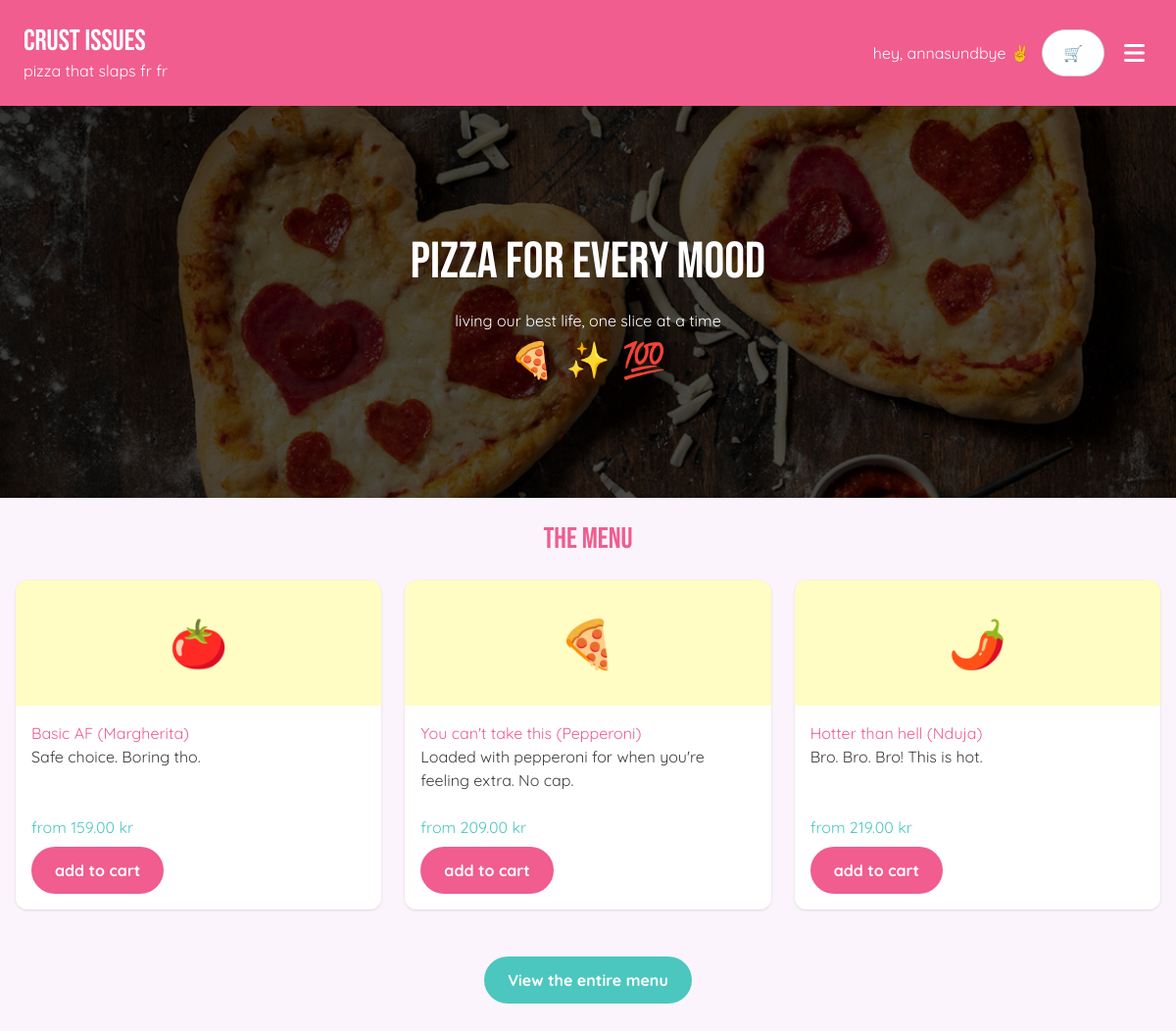
The app's page / (signed in) with its own data.
### application/models.py (models this page shows, shortened)
class Pizza(models.Model):
    name = models.CharField(max_length=100)
    base_price = models.DecimalField(max_digits=6, decimal_places=2)
    toppings = models.ManyToManyField(Topping, blank=True)
    icon = models.CharField(max_length=255)
    description = models.CharField(max_length=100)
    available = models.BooleanField(default=True, db_index=True)

### application/views.py (the view)
# urls.py: path("", views.home, name="home"),
def home(request):
   pizzas = Pizza.objects.filter(available=True)
   if len(pizzas) >= 3:
      pizzas = pizzas[:3]
   return render(request, "home.html", {"pizzas": pizzas})

### application/templates/home.html
{% extends "layout.html" %} {% block content %}
<div class="hero-wrapper">
  <div class="hero-container center col">
    <h2>PIZZA FOR EVERY MOOD</h2>
    <p>living our best life, one slice at a time</p>
    <div class="row">
      <div class="wiggle text-4xl">🍕</div>
      <div class="wiggle text-4xl">✨</div>
      <div class="wiggle text-4xl">💯</div>
    </div>
  </div>
  <img src="/static/images/main-pizza.png" alt="" />
  <div class="overlay"></div>
</div>
<div class="text-center my-6">
  <h2 class="bebas-neue text-pink text-3xl">The menu</h2>
</div>
<div class="grid grid-cols-1 md:grid-cols-2 lg:grid-cols-3 gap-6 container mx-auto max-w-7xl px-4">
  {% for pizza in pizzas %} {% include "components/pizza-card.html" %}
  {%endfor%}
</div>
<div class="mt-12 flex justify-center h-12">
  <a href="{% url 'application:menu' %}" class="cta cta-secondary">View the entire menu</a>
</div>
{% endblock %}

### application/templates/components/header.html
<header class="header">
  <a href="{% url 'application:home' %}" class="bebas-neue text-white">
    <h1 class="text-3xl">Crust Issues</h1>
    <p>pizza that slaps fr fr</p>
  </a>
  <nav class="row">
    {% if user.is_authenticated %}
    <a href="{% url 'application:profile' %}" class="text-white">
      hey, {{ user.username }} ✌️
    </a>
    {% else %}
    <a href="{% url 'application:login' %}" class="text-white"
      >sign in bestie</a
    >
    {% endif %}
    <a
      class="rounded-full w-16 h-12 bg-white border border-gray-300 center hover:bg-[var(--color-turqoise)] group transition-colors duration-300"
      href="{% url 'application:cart' %}"
    >
      <span class="group-hover:animate-spin">🛒</span>
    </a>
    {% include "components/dropdown-menu.html" %}
  </nav>
</header>

### application/templates/components/pizza-card.html
<a
  id="add-pizza-{{pizza.id}}"
  href="{% url 'application:select-pizza' pizza_id=pizza.id %}"
  class="relative"
>
  <div
    class="flex flex-col w-full rounded-xl shadow-sm bg-yellow hover:absolute hover:-translate-y-2 hover:shadow-xl transition-all duration-300"
  >
    <div class="h-32 flex justify-center items-center">
      <figure class="text-5xl">{{ pizza.icon }}</figure>
    </div>
    <div class="bg-white h-52 p-4 rounded-b-xl flex flex-col justify-between">
      <div>
        <h3 class="text-pink">{{ pizza.name }}</h3>
        <p class="text-black max-w-[80ch]">{{ pizza.description }}</p>
      </div>
      <div class="space-y-2">
        <p class="text-turqoise">from {{ pizza.base_price }} kr</p>
        <button class="cta cta-primary w-fit">add to cart</button>
      </div>
    </div>
  </div>
</a>

### application/static/css/styles.css (style rules this page uses)
* { font-family: "Quicksand", sans-serif; }
:root { --color-purple: rgb(252, 244, 252); --color-dark-purple: rgb(255, 224, 255); --color-pink: rgb(240, 93, 142); --color-white: white; --color-turqoise: rgb(75, 199, 191); --color-light-turqoise: rgb(197, 248, 244); --color-yellow: rgb(255, 253, 195); --color-black: rgb(63, 63, 63); --spacing-small: 0.5rem; --spacing-medium: 0.75rem; --spacing-large: 1.5rem; --rounded: 35px; --rounded-full: 50%; color: var(--color-black); background-color: var(--color-purple); }
h1, h2 { font-family: "Bebas Neue", sans-serif; }
.bebas-neue { font-family: "Bebas Neue", sans-serif; }
.header { position: sticky; top: 0; z-index: 999; background-color: var(--color-pink); display: flex; justify-content: space-between; align-items: center; padding: var(--spacing-large); }
button { cursor: pointer; }
.cta { padding: var(--spacing-medium) var(--spacing-large); font-weight: 900; text-align: center; border-radius: var(--rounded); transition: all 0.2s ease-in-out; }
.cta-primary { background-color: var(--color-pink); color: var(--color-white); }
.cta-secondary { background-color: var(--color-turqoise); color: var(--color-white); }
.row { display: flex; gap: var(--spacing-medium); align-items: center; }
.col { display: flex; flex-direction: column; gap: var(--spacing-small); align-items: center; }
.center { display: flex; align-items: center; justify-content: center; }
.hero-container { position: absolute; inset: 0; z-index: 1; color: var(--color-white); }
.hero-container > h2 { font-size: 52px; }
.hero-wrapper { position: relative; height: 400px; width: 100vw; }
.hero-wrapper > img { position: absolute; inset: 0; height: 100%; width: 100%; object-fit: cover; }
.overlay { position: absolute; inset: 0; background-color: rgba(0, 0, 0, 0.7); }
.bg-yellow { background-color: var(--color-yellow); }
.text-turqoise { color: var(--color-turqoise); }
.text-pink { color: var(--color-pink); }
.wiggle { display: inline-block; animation: wiggle 0.6s ease-in-out infinite; }

### records on screen
Pizza: icon "🍅", name "Basic AF (Margherita)", description "Safe choice. Boring tho.", base_price "159.00"
Pizza: icon "🍕", name "You can't take this (Pepperoni)", description "Loaded with pepperoni for when you're feeling extra. No cap.", base_price "209.00"
Pizza: icon "🌶️", name "Hotter than hell (Nduja)", description "Bro. Bro. Bro! This is hot.", base_price "219.00"

### other values on screen
{{ user.username }} "annasundbye"
